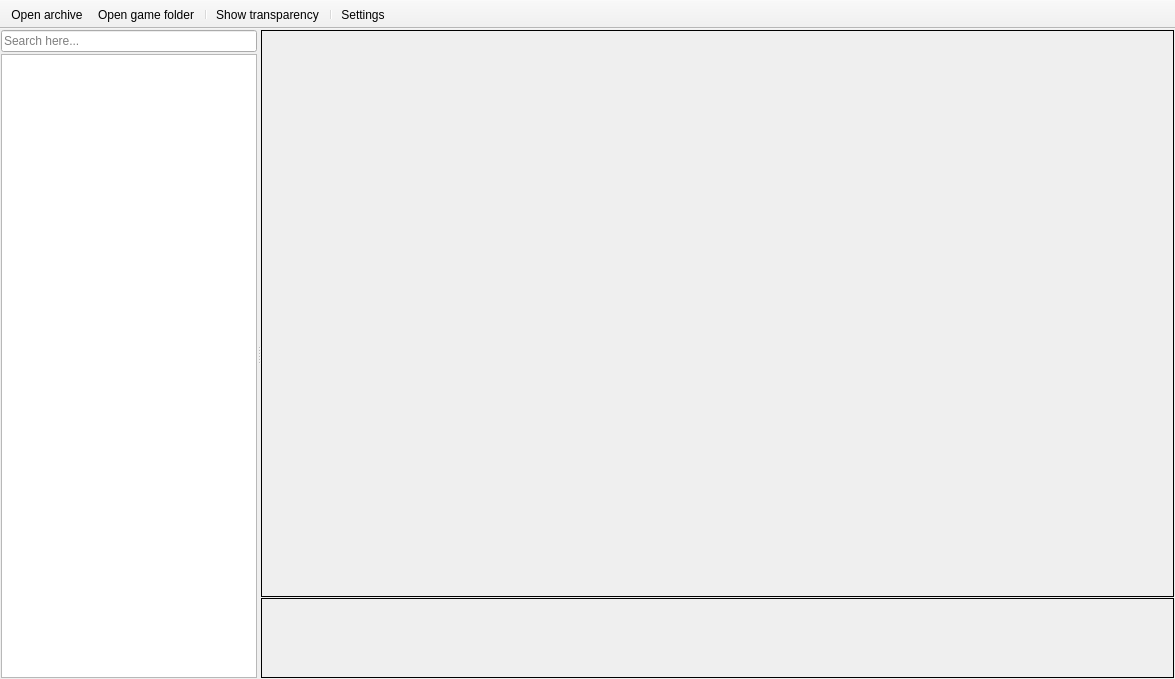
<?xml version="1.0" encoding="UTF-8"?>
<ui version="4.0">
 <class>MainWindow</class>
 <widget class="QMainWindow" name="MainWindow">
  <property name="geometry">
   <rect>
    <x>0</x>
    <y>0</y>
    <width>1175</width>
    <height>679</height>
   </rect>
  </property>
  <property name="windowTitle">
   <string>MetroEX - Metro games modification tool</string>
  </property>
  <widget class="QWidget" name="centralwidget">
   <layout class="QHBoxLayout" name="horizontalLayout">
    <property name="spacing">
     <number>2</number>
    </property>
    <property name="leftMargin">
     <number>1</number>
    </property>
    <property name="topMargin">
     <number>1</number>
    </property>
    <property name="rightMargin">
     <number>1</number>
    </property>
    <property name="bottomMargin">
     <number>1</number>
    </property>
    <item>
     <widget class="QSplitter" name="splitter">
      <property name="frameShape">
       <enum>QFrame::NoFrame</enum>
      </property>
      <property name="orientation">
       <enum>Qt::Horizontal</enum>
      </property>
      <property name="childrenCollapsible">
       <bool>false</bool>
      </property>
      <widget class="QFrame" name="frame">
       <property name="minimumSize">
        <size>
         <width>50</width>
         <height>200</height>
        </size>
       </property>
       <property name="frameShape">
        <enum>QFrame::NoFrame</enum>
       </property>
       <property name="frameShadow">
        <enum>QFrame::Raised</enum>
       </property>
       <layout class="QVBoxLayout" name="verticalLayout">
        <property name="spacing">
         <number>2</number>
        </property>
        <property name="leftMargin">
         <number>0</number>
        </property>
        <property name="topMargin">
         <number>0</number>
        </property>
        <property name="rightMargin">
         <number>0</number>
        </property>
        <property name="bottomMargin">
         <number>0</number>
        </property>
        <item>
         <widget class="QLineEdit" name="txtFilterTree">
          <property name="placeholderText">
           <string>Search here...</string>
          </property>
         </widget>
        </item>
        <item>
         <widget class="QTreeWidget" name="treeFiles">
          <property name="editTriggers">
           <set>QAbstractItemView::NoEditTriggers</set>
          </property>
          <attribute name="headerVisible">
           <bool>false</bool>
          </attribute>
          <column>
           <property name="text">
            <string notr="true">1</string>
           </property>
          </column>
         </widget>
        </item>
       </layout>
      </widget>
      <widget class="QFrame" name="frame_2">
       <property name="sizePolicy">
        <sizepolicy hsizetype="Preferred" vsizetype="Preferred">
         <horstretch>1</horstretch>
         <verstretch>0</verstretch>
        </sizepolicy>
       </property>
       <property name="minimumSize">
        <size>
         <width>200</width>
         <height>200</height>
        </size>
       </property>
       <property name="frameShape">
        <enum>QFrame::NoFrame</enum>
       </property>
       <property name="frameShadow">
        <enum>QFrame::Raised</enum>
       </property>
       <layout class="QVBoxLayout" name="verticalLayout_2">
        <property name="spacing">
         <number>1</number>
        </property>
        <property name="leftMargin">
         <number>0</number>
        </property>
        <property name="topMargin">
         <number>0</number>
        </property>
        <property name="rightMargin">
         <number>0</number>
        </property>
        <property name="bottomMargin">
         <number>0</number>
        </property>
        <item>
         <widget class="QFrame" name="panelViewers">
          <property name="frameShape">
           <enum>QFrame::Panel</enum>
          </property>
          <layout class="QHBoxLayout" name="horizontalLayout_2">
           <property name="spacing">
            <number>0</number>
           </property>
           <property name="leftMargin">
            <number>0</number>
           </property>
           <property name="topMargin">
            <number>0</number>
           </property>
           <property name="rightMargin">
            <number>0</number>
           </property>
           <property name="bottomMargin">
            <number>0</number>
           </property>
          </layout>
         </widget>
        </item>
        <item>
         <widget class="QFrame" name="panelMetaProps">
          <property name="minimumSize">
           <size>
            <width>0</width>
            <height>80</height>
           </size>
          </property>
          <property name="maximumSize">
           <size>
            <width>16777215</width>
            <height>80</height>
           </size>
          </property>
          <property name="frameShape">
           <enum>QFrame::Panel</enum>
          </property>
          <property name="frameShadow">
           <enum>QFrame::Plain</enum>
          </property>
          <layout class="QHBoxLayout" name="horizontalLayout_3">
           <property name="spacing">
            <number>0</number>
           </property>
           <property name="leftMargin">
            <number>0</number>
           </property>
           <property name="topMargin">
            <number>0</number>
           </property>
           <property name="rightMargin">
            <number>0</number>
           </property>
           <property name="bottomMargin">
            <number>0</number>
           </property>
          </layout>
         </widget>
        </item>
       </layout>
      </widget>
     </widget>
    </item>
   </layout>
  </widget>
  <widget class="QMenuBar" name="menubar">
   <property name="geometry">
    <rect>
     <x>0</x>
     <y>0</y>
     <width>1175</width>
     <height>21</height>
    </rect>
   </property>
  </widget>
  <widget class="QToolBar" name="toolBar">
   <property name="windowTitle">
    <string>toolBar</string>
   </property>
   <property name="movable">
    <bool>false</bool>
   </property>
   <property name="iconSize">
    <size>
     <width>16</width>
     <height>16</height>
    </size>
   </property>
   <property name="floatable">
    <bool>false</bool>
   </property>
   <attribute name="toolBarArea">
    <enum>TopToolBarArea</enum>
   </attribute>
   <attribute name="toolBarBreak">
    <bool>false</bool>
   </attribute>
   <addaction name="actionOpen_archive"/>
   <addaction name="actionOpen"/>
   <addaction name="separator"/>
   <addaction name="actionShow_transparency"/>
   <addaction name="separator"/>
   <addaction name="actionSettings"/>
  </widget>
  <action name="actionOpen">
   <property name="icon">
    <iconset resource="../../res/resources.qrc">
     <normaloff>:/imgs/FolderOpened_32x.png</normaloff>:/imgs/FolderOpened_32x.png</iconset>
   </property>
   <property name="text">
    <string>Open game folder</string>
   </property>
   <property name="toolTip">
    <string>Open game folder...</string>
   </property>
   <property name="shortcut">
    <string>Ctrl+Shift+O</string>
   </property>
  </action>
  <action name="actionOpen_archive">
   <property name="icon">
    <iconset resource="../../res/resources.qrc">
     <normaloff>:/imgs/OpenFile_32x.png</normaloff>:/imgs/OpenFile_32x.png</iconset>
   </property>
   <property name="text">
    <string>Open archive</string>
   </property>
   <property name="toolTip">
    <string>Open single archive...</string>
   </property>
   <property name="shortcut">
    <string>Ctrl+O</string>
   </property>
  </action>
  <action name="actionShow_transparency">
   <property name="checkable">
    <bool>true</bool>
   </property>
   <property name="icon">
    <iconset resource="../../res/resources.qrc">
     <normaloff>:/imgs/Transparency_32x.png</normaloff>:/imgs/Transparency_32x.png</iconset>
   </property>
   <property name="text">
    <string>Show transparency</string>
   </property>
   <property name="toolTip">
    <string>Show transparency</string>
   </property>
  </action>
  <action name="actionSettings">
   <property name="icon">
    <iconset resource="../../res/resources.qrc">
     <normaloff>:/imgs/Settings_32x.png</normaloff>:/imgs/Settings_32x.png</iconset>
   </property>
   <property name="text">
    <string>Settings...</string>
   </property>
  </action>
 </widget>
 <resources>
  <include location="../../res/resources.qrc"/>
 </resources>
 <connections/>
</ui>
